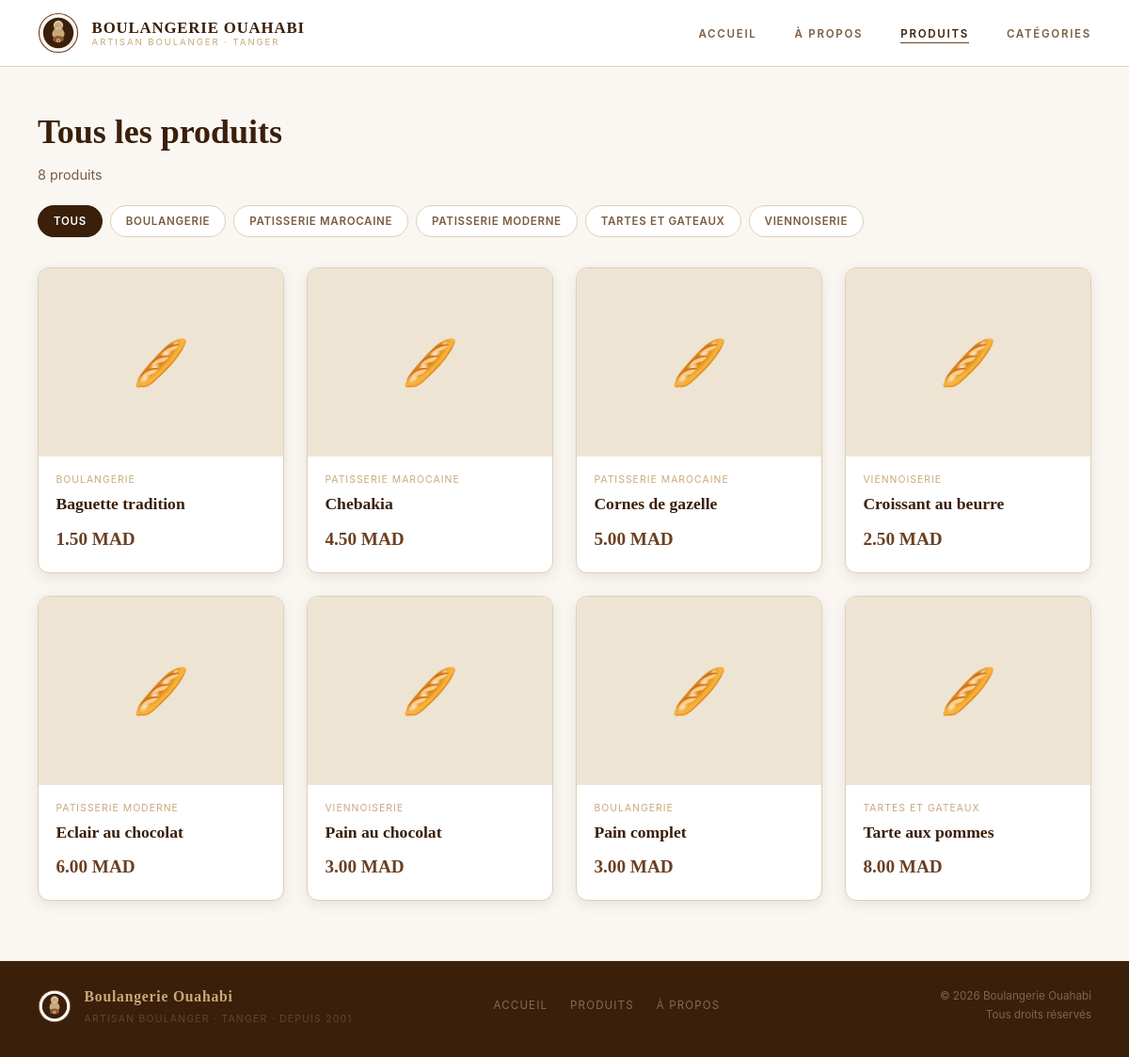
The page /projet-fil-rouge/projet-fil-rouge/boulangerie/produits.php on the database as committed earlier.
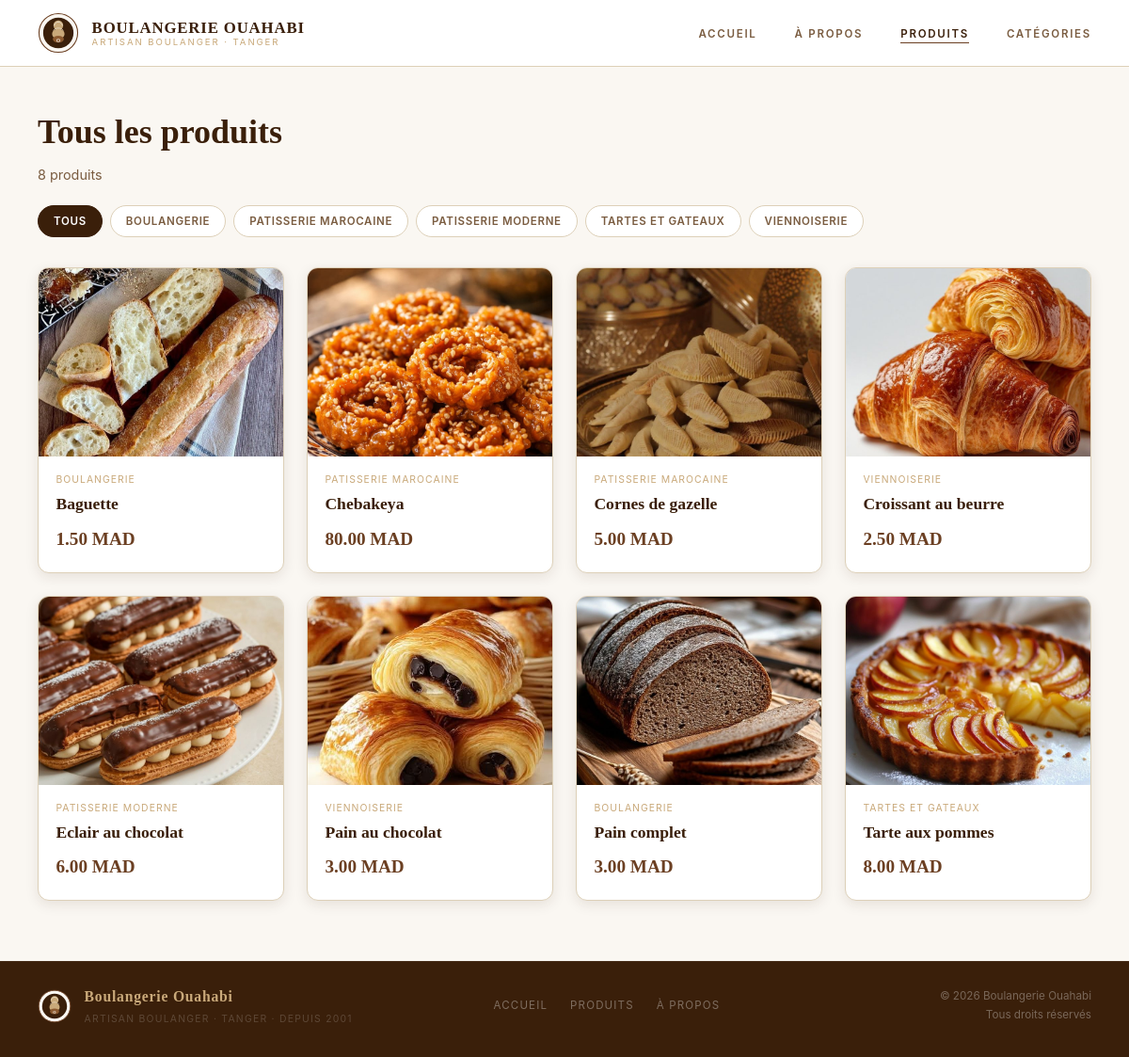
The same page on the database as committed later.
### tables this page shows
CREATE TABLE `categorie` (
  `id` int(11) NOT NULL,
  `nom_categorie` varchar(100) NOT NULL
);

CREATE TABLE `produit` (
  `id` int(11) NOT NULL,
  `nom_produit` varchar(100) NOT NULL,
  `prix` decimal(10,2) NOT NULL,
  `quantite_stock` int(11) NOT NULL,
  `image` varchar(255) DEFAULT NULL,
  `categorie_id` int(11) DEFAULT NULL
);

### projet-fil-rouge/projet-fil-rouge/boulangerie/includes/helpers.php (called while the page is built, shortened)
<?php
function produitImage($image) {
    if (!empty($image) && file_exists(__DIR__ . '/../images/' . $image)) {
        return 'images/' . $image;
    }
    return '';
}

### projet-fil-rouge/projet-fil-rouge/boulangerie/produits.php (the view, shortened to what this page needs)
<?php
require_once 'db.php';
require_once 'includes/helpers.php';
$categorieId = isset($_GET['categorie']) ? (int)$_GET['categorie'] : 0;
$stmtCat = $pdo->query("SELECT * FROM categorie ORDER BY nom_categorie");
$categories = $stmtCat->fetchAll();
if ($categorieId > 0) {
    $stmt = $pdo->prepare("
        SELECT p.*, c.nom_categorie
        FROM produit p LEFT JOIN categorie c ON p.categorie_id = c.id
        WHERE p.categorie_id = ?
        ORDER BY p.nom_produit
    ");
    $stmt->execute([$categorieId]);
} else {
    $stmt = $pdo->query("
        SELECT p.*, c.nom_categorie
        FROM produit p LEFT JOIN categorie c ON p.categorie_id = c.id
        ORDER BY p.nom_produit
    ");
}
$produits = $stmt->fetchAll();
$activeCatNom = 'Tous les produits';
$activePage = 'produits';
?>
<!DOCTYPE html>
<html lang="fr">
<head>
  <link rel="stylesheet" href="css/style.css">
</head>
<body>
<?php require 'includes/site-header.php'; ?>
<section class="catalog">
  <div class="container-wide">
    <header class="catalog-top">
      <h1><?= htmlspecialchars($activeCatNom) ?></h1>
      <p><?= count($produits) ?> produit<?= count($produits) > 1 ? 's' : '' ?></p>
      <nav class="catalog-filters">
        <a href="produits.php" class="<?= $categorieId === 0 ? 'active' : '' ?>">Tous</a>
        <?php foreach ($categories as $cat): ?>
          <a href="produits.php?categorie=<?= $cat['id'] ?>"
             class="<?= $categorieId === (int)$cat['id'] ? 'active' : '' ?>">
            <?= htmlspecialchars($cat['nom_categorie']) ?>
          </a>
        <?php endforeach; ?>
      </nav>
    </header>
    <?php if (empty($produits)): ?>
      <div class="catalog-empty">
        <p>🍞</p>
        <h3>Aucun produit trouvé</h3>
        <a href="index.php" class="btn btn-primary">Retour à l'accueil</a>
      </div>
    <?php else: ?>
      <div class="products-grid">
        <?php foreach ($produits as $prod): ?>
          <?php $pimg = produitImage($prod['image']); ?>
          <article class="product-card">
            <?php if ($pimg): ?>
              <img src="<?= htmlspecialchars($pimg) ?>" alt="<?= htmlspecialchars($prod['nom_produit']) ?>" class="product-img">
            <?php else: ?>
              <div class="product-img product-img-empty">🥖</div>
            <?php endif; ?>
            <div class="product-info">
              <p class="product-cat"><?= htmlspecialchars($prod['nom_categorie'] ?? '') ?></p>
              <h3><?= htmlspecialchars($prod['nom_produit']) ?></h3>
              <p class="product-price"><?= number_format($prod['prix'], 2) ?> MAD</p>
            </div>
          </article>
        <?php endforeach; ?>
      </div>
    <?php endif; ?>
  </div>
</section>
<?php require 'includes/site-footer.php'; ?>
</body>
</html>

### projet-fil-rouge/projet-fil-rouge/boulangerie/includes/site-header.php (shortened to what this page needs)
<nav class="navbar">
  <div class="navbar-inner">
    <a href="index.php" class="navbar-brand">
      <img src="image/logo.svg" alt="" class="navbar-logo" width="44" height="44">
      <span class="navbar-brand-text">
        <span class="brand-main">Boulangerie Ouahabi</span>
        <span class="brand-sub">Artisan Boulanger · Tanger</span>
      </span>
    </a>
    <ul class="navbar-links">
      <li><a href="index.php" class="<?= $activePage === 'accueil' ? 'active' : '' ?>">Accueil</a></li>
      <li><a href="index.php#about" class="<?= $activePage === 'about' ? 'active' : '' ?>">À propos</a></li>
      <li><a href="produits.php" class="<?= $activePage === 'produits' ? 'active' : '' ?>">Produits</a></li>
      <li><a href="index.php#categories" class="<?= $activePage === 'categories' ? 'active' : '' ?>">Catégories</a></li>
    </ul>
  </div>
</nav>

### projet-fil-rouge/projet-fil-rouge/boulangerie/includes/site-footer.php (shortened to what this page needs)
<footer class="footer">
  <div class="footer-inner">
    <div class="footer-brand-block">
      <div class="footer-brand-row">
        <img src="image/logo.svg" alt="" class="footer-logo" width="36" height="36">
        <div>
          <div class="footer-brand">Boulangerie Ouahabi</div>
          <div class="footer-tagline">Artisan Boulanger · Tanger · Depuis 2001</div>
        </div>
      </div>
    </div>
    <div class="footer-links">
      <a href="index.php">Accueil</a>
      <a href="produits.php">Produits</a>
      <a href="index.php#about">À propos</a>
    </div>
    <div class="footer-copy">
      © <?= date('Y') ?> Boulangerie Ouahabi<br>
      Tous droits réservés
    </div>
  </div>
</footer>

Rows that differ between the two databases and show on the page:
removed produit: categorie.nom_categorie "PATISSERIE MAROCAINE", nom_produit "Chebakia", prix "4.50"
changed produit: image: picture added; nom_produit "Baguette tradition" → "Baguette"; no longer shows "🥖"
added produit: image (picture), categorie.nom_categorie "PATISSERIE MAROCAINE", nom_produit "Chebakeya", prix "80.00"
changed produit "Cornes de gazelle": image: picture added; no longer shows "🥖"
changed produit "Croissant au beurre": image: picture added; no longer shows "🥖"
changed produit "Eclair au chocolat": image: picture added; no longer shows "🥖"
changed produit "Pain au chocolat": image: picture added; no longer shows "🥖"
changed produit "Pain complet": image: picture added; no longer shows "🥖"
changed produit "Tarte aux pommes": image: picture added; no longer shows "🥖"
